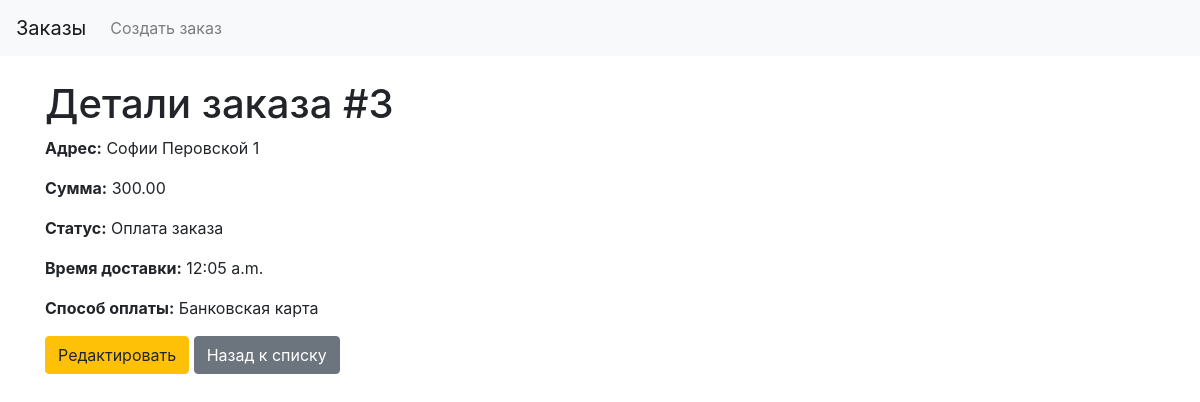
Screenshot of /3/ with the database file from the repository.
### core/models.py (models this page shows, shortened)
class Order(models.Model):
    class DeliveryStatus(models.TextChoices):
        PAYING = 'PAYING', 'Оплата заказа'
        PREPARING = 'PREPARING', 'Заказ готовится'
        DELIVERING = 'DELIVERING', 'Заказ доставляется'
        RECEIVED = 'RECEIVED', 'Заказ получен'
    class PaymentMethod(models.TextChoices):
        BANK_CARD = 'BANK_CARD', 'Банковская карта'
    products = models.ManyToManyField(to=Product, related_name='orders',
                                      verbose_name='Товары')
    cafe = models.ForeignKey(to=Cafe, on_delete=models.PROTECT, related_name='orders', verbose_name='Кофейни',
                             null=True)
    sum = models.DecimalField(verbose_name='Сумма', max_digits=10, decimal_places=2, null=True, blank=True)
    delivery_status = models.CharField('Статус доставки', max_length=100, choices=DeliveryStatus.choices,
                                       default=DeliveryStatus.PAYING, null=True, blank=True)
    payment_method = models.CharField('Способ оплаты', max_length=100, choices=PaymentMethod.choices, null=True)
    address = models.TextField('Адрес', null=True, blank=True)
    waiting_time = models.TimeField('Время доставки', null=True, blank=True)
    class Meta:
        verbose_name = 'Заказ'
        verbose_name_plural = 'Заказы'
        ordering = ('waiting_time',)

### core/views.py (the view)
# urls.py: path('<int:pk>/', OrderDetailView.as_view(), name='order_detail'),
class OrderDetailView(DetailView):
    model = Order
    template_name = 'orders/order_detail.html'
    context_object_name = 'order'

### templates/orders/order_detail.html
{% extends 'base.html' %}
{% block content %}
    <h1>Детали заказа #{{ order.id }}</h1>
    <p><strong>Адрес:</strong> {{ order.address }}</p>
    <p><strong>Сумма:</strong> {{ order.sum }}</p>
    <p><strong>Статус:</strong> {{ order.get_delivery_status_display }}</p>
    <p><strong>Время доставки:</strong> {{ order.waiting_time }}</p>
    <p><strong>Способ оплаты:</strong> {{ order.get_payment_method_display }}</p>
    <a href="{% url 'order_update' order.pk %}" class="btn btn-warning">Редактировать</a>
    <a href="{% url 'order_list' %}" class="btn btn-secondary">Назад к списку</a>
{% endblock %}

### rows the page displays
Order: id "3", address "Софии Перовской 1", sum "300.00", delivery_status "Оплата заказа", waiting_time "12:05 a.m.", payment_method "Банковская карта"
